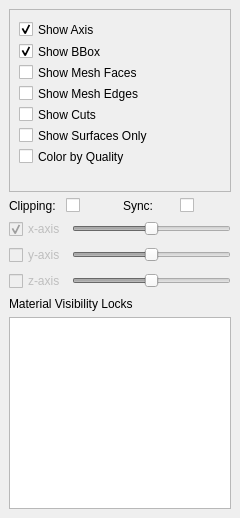
<?xml version="1.0" encoding="UTF-8"?>
<ui version="4.0">
 <class>MeshViewOptionsWidget</class>
 <widget class="QDockWidget" name="MeshViewOptionsWidget">
  <property name="geometry">
   <rect>
    <x>0</x>
    <y>0</y>
    <width>240</width>
    <height>518</height>
   </rect>
  </property>
  <property name="minimumSize">
   <size>
    <width>210</width>
    <height>518</height>
   </size>
  </property>
  <property name="maximumSize">
   <size>
    <width>524287</width>
    <height>524287</height>
   </size>
  </property>
  <property name="windowTitle">
   <string>Mesh View Options</string>
  </property>
  <widget class="QWidget" name="dockWidgetContents">
   <layout class="QVBoxLayout" name="verticalLayout_2">
    <item>
     <widget class="QScrollArea" name="scrollArea">
      <property name="minimumSize">
       <size>
        <width>191</width>
        <height>100</height>
       </size>
      </property>
      <property name="maximumSize">
       <size>
        <width>16777215</width>
        <height>16777215</height>
       </size>
      </property>
      <property name="verticalScrollBarPolicy">
       <enum>Qt::ScrollBarAsNeeded</enum>
      </property>
      <property name="horizontalScrollBarPolicy">
       <enum>Qt::ScrollBarAlwaysOff</enum>
      </property>
      <property name="widgetResizable">
       <bool>false</bool>
      </property>
      <property name="alignment">
       <set>Qt::AlignLeading|Qt::AlignLeft|Qt::AlignTop</set>
      </property>
      <widget class="QWidget" name="scrollAreaWidgetContents">
       <property name="geometry">
        <rect>
         <x>0</x>
         <y>0</y>
         <width>172</width>
         <height>160</height>
        </rect>
       </property>
       <property name="minimumSize">
        <size>
         <width>0</width>
         <height>160</height>
        </size>
       </property>
       <property name="maximumSize">
        <size>
         <width>16777215</width>
         <height>160</height>
        </size>
       </property>
       <layout class="QVBoxLayout" name="verticalLayout">
        <item>
         <widget class="QCheckBox" name="showAxisCheckbox">
          <property name="minimumSize">
           <size>
            <width>164</width>
            <height>21</height>
           </size>
          </property>
          <property name="maximumSize">
           <size>
            <width>164</width>
            <height>21</height>
           </size>
          </property>
          <property name="text">
           <string>Show Axis</string>
          </property>
          <property name="checked">
           <bool>true</bool>
          </property>
         </widget>
        </item>
        <item>
         <widget class="QCheckBox" name="showBBoxCheckbox">
          <property name="minimumSize">
           <size>
            <width>164</width>
            <height>21</height>
           </size>
          </property>
          <property name="maximumSize">
           <size>
            <width>164</width>
            <height>21</height>
           </size>
          </property>
          <property name="text">
           <string>Show BBox</string>
          </property>
          <property name="checked">
           <bool>true</bool>
          </property>
         </widget>
        </item>
        <item>
         <widget class="QCheckBox" name="showFacesCheckbox">
          <property name="sizePolicy">
           <sizepolicy hsizetype="Minimum" vsizetype="Fixed">
            <horstretch>0</horstretch>
            <verstretch>0</verstretch>
           </sizepolicy>
          </property>
          <property name="minimumSize">
           <size>
            <width>164</width>
            <height>21</height>
           </size>
          </property>
          <property name="maximumSize">
           <size>
            <width>164</width>
            <height>21</height>
           </size>
          </property>
          <property name="autoFillBackground">
           <bool>false</bool>
          </property>
          <property name="text">
           <string>Show Mesh Faces</string>
          </property>
          <property name="checked">
           <bool>false</bool>
          </property>
         </widget>
        </item>
        <item>
         <widget class="QCheckBox" name="showEdgesCheckbox">
          <property name="sizePolicy">
           <sizepolicy hsizetype="Minimum" vsizetype="Fixed">
            <horstretch>0</horstretch>
            <verstretch>0</verstretch>
           </sizepolicy>
          </property>
          <property name="minimumSize">
           <size>
            <width>164</width>
            <height>21</height>
           </size>
          </property>
          <property name="maximumSize">
           <size>
            <width>164</width>
            <height>21</height>
           </size>
          </property>
          <property name="autoFillBackground">
           <bool>false</bool>
          </property>
          <property name="text">
           <string>Show Mesh Edges</string>
          </property>
          <property name="checked">
           <bool>false</bool>
          </property>
         </widget>
        </item>
        <item>
         <widget class="QCheckBox" name="showCutsCheckbox">
          <property name="sizePolicy">
           <sizepolicy hsizetype="Minimum" vsizetype="Fixed">
            <horstretch>0</horstretch>
            <verstretch>0</verstretch>
           </sizepolicy>
          </property>
          <property name="minimumSize">
           <size>
            <width>164</width>
            <height>21</height>
           </size>
          </property>
          <property name="maximumSize">
           <size>
            <width>164</width>
            <height>21</height>
           </size>
          </property>
          <property name="autoFillBackground">
           <bool>false</bool>
          </property>
          <property name="text">
           <string>Show Cuts</string>
          </property>
          <property name="checked">
           <bool>false</bool>
          </property>
         </widget>
        </item>
        <item>
         <widget class="QCheckBox" name="showSurfacesCheckbox">
          <property name="sizePolicy">
           <sizepolicy hsizetype="Minimum" vsizetype="Fixed">
            <horstretch>0</horstretch>
            <verstretch>0</verstretch>
           </sizepolicy>
          </property>
          <property name="minimumSize">
           <size>
            <width>164</width>
            <height>21</height>
           </size>
          </property>
          <property name="maximumSize">
           <size>
            <width>164</width>
            <height>21</height>
           </size>
          </property>
          <property name="autoFillBackground">
           <bool>false</bool>
          </property>
          <property name="text">
           <string>Show Surfaces Only</string>
          </property>
          <property name="checked">
           <bool>false</bool>
          </property>
         </widget>
        </item>
        <item>
         <widget class="QCheckBox" name="colorByQualityCheckbox">
          <property name="sizePolicy">
           <sizepolicy hsizetype="Minimum" vsizetype="Fixed">
            <horstretch>0</horstretch>
            <verstretch>0</verstretch>
           </sizepolicy>
          </property>
          <property name="minimumSize">
           <size>
            <width>164</width>
            <height>21</height>
           </size>
          </property>
          <property name="maximumSize">
           <size>
            <width>164</width>
            <height>21</height>
           </size>
          </property>
          <property name="autoFillBackground">
           <bool>false</bool>
          </property>
          <property name="text">
           <string>Color by Quality</string>
          </property>
          <property name="checked">
           <bool>false</bool>
          </property>
         </widget>
        </item>
       </layout>
      </widget>
     </widget>
    </item>
    <item>
     <layout class="QHBoxLayout" name="horizontalLayout">
      <property name="topMargin">
       <number>0</number>
      </property>
      <item>
       <widget class="QLabel" name="label2">
        <property name="text">
         <string>Clipping:</string>
        </property>
       </widget>
      </item>
      <item>
       <widget class="QCheckBox" name="clippingCheckbox">
        <property name="text">
         <string/>
        </property>
       </widget>
      </item>
      <item>
       <widget class="QLabel" name="label2_2">
        <property name="text">
         <string>Sync:</string>
        </property>
       </widget>
      </item>
      <item>
       <widget class="QCheckBox" name="syncClippingCheckbox">
        <property name="text">
         <string/>
        </property>
       </widget>
      </item>
     </layout>
    </item>
    <item>
     <layout class="QHBoxLayout" name="horizontalLayout_2">
      <property name="topMargin">
       <number>0</number>
      </property>
      <item>
       <widget class="QCheckBox" name="xCheckbox">
        <property name="enabled">
         <bool>false</bool>
        </property>
        <property name="text">
         <string>x-axis</string>
        </property>
        <property name="checked">
         <bool>true</bool>
        </property>
        <attribute name="buttonGroup">
         <string notr="true">buttonGroup</string>
        </attribute>
       </widget>
      </item>
      <item>
       <widget class="QSlider" name="xSlider">
        <property name="enabled">
         <bool>false</bool>
        </property>
        <property name="maximum">
         <number>100</number>
        </property>
        <property name="value">
         <number>50</number>
        </property>
        <property name="orientation">
         <enum>Qt::Horizontal</enum>
        </property>
       </widget>
      </item>
     </layout>
    </item>
    <item>
     <layout class="QHBoxLayout" name="horizontalLayout_3">
      <property name="topMargin">
       <number>0</number>
      </property>
      <item>
       <widget class="QCheckBox" name="yCheckbox">
        <property name="enabled">
         <bool>false</bool>
        </property>
        <property name="text">
         <string>y-axis</string>
        </property>
        <attribute name="buttonGroup">
         <string notr="true">buttonGroup</string>
        </attribute>
       </widget>
      </item>
      <item>
       <widget class="QSlider" name="ySlider">
        <property name="enabled">
         <bool>false</bool>
        </property>
        <property name="maximum">
         <number>100</number>
        </property>
        <property name="value">
         <number>50</number>
        </property>
        <property name="orientation">
         <enum>Qt::Horizontal</enum>
        </property>
       </widget>
      </item>
     </layout>
    </item>
    <item>
     <layout class="QHBoxLayout" name="horizontalLayout_4">
      <property name="topMargin">
       <number>0</number>
      </property>
      <item>
       <widget class="QCheckBox" name="zCheckbox">
        <property name="enabled">
         <bool>false</bool>
        </property>
        <property name="text">
         <string>z-axis</string>
        </property>
        <attribute name="buttonGroup">
         <string notr="true">buttonGroup</string>
        </attribute>
       </widget>
      </item>
      <item>
       <widget class="QSlider" name="zSlider">
        <property name="enabled">
         <bool>false</bool>
        </property>
        <property name="maximum">
         <number>100</number>
        </property>
        <property name="value">
         <number>50</number>
        </property>
        <property name="orientation">
         <enum>Qt::Horizontal</enum>
        </property>
       </widget>
      </item>
     </layout>
    </item>
    <item>
     <widget class="QLabel" name="label2_3">
      <property name="text">
       <string>Material Visibility Locks</string>
      </property>
     </widget>
    </item>
    <item>
     <widget class="QTreeView" name="materialsView">
      <property name="minimumSize">
       <size>
        <width>191</width>
        <height>100</height>
       </size>
      </property>
      <property name="maximumSize">
       <size>
        <width>16777215</width>
        <height>16777215</height>
       </size>
      </property>
     </widget>
    </item>
   </layout>
  </widget>
 </widget>
 <resources/>
 <connections>
  <connection>
   <sender>clippingCheckbox</sender>
   <signal>clicked(bool)</signal>
   <receiver>MeshViewOptionsWidget</receiver>
   <slot>clippingCheckboxClicked(bool)</slot>
   <hints>
    <hint type="sourcelabel">
     <x>125</x>
     <y>155</y>
    </hint>
    <hint type="destinationlabel">
     <x>104</x>
     <y>121</y>
    </hint>
   </hints>
  </connection>
  <connection>
   <sender>xCheckbox</sender>
   <signal>clicked(bool)</signal>
   <receiver>MeshViewOptionsWidget</receiver>
   <slot>xCheckboxClicked(bool)</slot>
   <hints>
    <hint type="sourcelabel">
     <x>46</x>
     <y>182</y>
    </hint>
    <hint type="destinationlabel">
     <x>104</x>
     <y>121</y>
    </hint>
   </hints>
  </connection>
  <connection>
   <sender>yCheckbox</sender>
   <signal>clicked(bool)</signal>
   <receiver>MeshViewOptionsWidget</receiver>
   <slot>yCheckboxClicked(bool)</slot>
   <hints>
    <hint type="sourcelabel">
     <x>46</x>
     <y>202</y>
    </hint>
    <hint type="destinationlabel">
     <x>104</x>
     <y>121</y>
    </hint>
   </hints>
  </connection>
  <connection>
   <sender>zCheckbox</sender>
   <signal>clicked(bool)</signal>
   <receiver>MeshViewOptionsWidget</receiver>
   <slot>zCheckboxClicked(bool)</slot>
   <hints>
    <hint type="sourcelabel">
     <x>46</x>
     <y>222</y>
    </hint>
    <hint type="destinationlabel">
     <x>104</x>
     <y>121</y>
    </hint>
   </hints>
  </connection>
  <connection>
   <sender>xSlider</sender>
   <signal>sliderMoved(int)</signal>
   <receiver>MeshViewOptionsWidget</receiver>
   <slot>xSliderMoved(int)</slot>
   <hints>
    <hint type="sourcelabel">
     <x>135</x>
     <y>183</y>
    </hint>
    <hint type="destinationlabel">
     <x>104</x>
     <y>121</y>
    </hint>
   </hints>
  </connection>
  <connection>
   <sender>ySlider</sender>
   <signal>sliderMoved(int)</signal>
   <receiver>MeshViewOptionsWidget</receiver>
   <slot>ySliderMoved(int)</slot>
   <hints>
    <hint type="sourcelabel">
     <x>135</x>
     <y>203</y>
    </hint>
    <hint type="destinationlabel">
     <x>104</x>
     <y>121</y>
    </hint>
   </hints>
  </connection>
  <connection>
   <sender>zSlider</sender>
   <signal>sliderMoved(int)</signal>
   <receiver>MeshViewOptionsWidget</receiver>
   <slot>zSliderMoved(int)</slot>
   <hints>
    <hint type="sourcelabel">
     <x>135</x>
     <y>223</y>
    </hint>
    <hint type="destinationlabel">
     <x>104</x>
     <y>121</y>
    </hint>
   </hints>
  </connection>
  <connection>
   <sender>xSlider</sender>
   <signal>sliderPressed()</signal>
   <receiver>MeshViewOptionsWidget</receiver>
   <slot>clippingSliderPressed()</slot>
   <hints>
    <hint type="sourcelabel">
     <x>135</x>
     <y>179</y>
    </hint>
    <hint type="destinationlabel">
     <x>104</x>
     <y>121</y>
    </hint>
   </hints>
  </connection>
  <connection>
   <sender>ySlider</sender>
   <signal>sliderPressed()</signal>
   <receiver>MeshViewOptionsWidget</receiver>
   <slot>clippingSliderPressed()</slot>
   <hints>
    <hint type="sourcelabel">
     <x>135</x>
     <y>199</y>
    </hint>
    <hint type="destinationlabel">
     <x>104</x>
     <y>121</y>
    </hint>
   </hints>
  </connection>
  <connection>
   <sender>zSlider</sender>
   <signal>sliderPressed()</signal>
   <receiver>MeshViewOptionsWidget</receiver>
   <slot>clippingSliderPressed()</slot>
   <hints>
    <hint type="sourcelabel">
     <x>135</x>
     <y>219</y>
    </hint>
    <hint type="destinationlabel">
     <x>104</x>
     <y>121</y>
    </hint>
   </hints>
  </connection>
  <connection>
   <sender>xSlider</sender>
   <signal>sliderReleased()</signal>
   <receiver>MeshViewOptionsWidget</receiver>
   <slot>clippingSliderReleased()</slot>
   <hints>
    <hint type="sourcelabel">
     <x>135</x>
     <y>179</y>
    </hint>
    <hint type="destinationlabel">
     <x>104</x>
     <y>121</y>
    </hint>
   </hints>
  </connection>
  <connection>
   <sender>ySlider</sender>
   <signal>sliderReleased()</signal>
   <receiver>MeshViewOptionsWidget</receiver>
   <slot>clippingSliderReleased()</slot>
   <hints>
    <hint type="sourcelabel">
     <x>135</x>
     <y>199</y>
    </hint>
    <hint type="destinationlabel">
     <x>104</x>
     <y>121</y>
    </hint>
   </hints>
  </connection>
  <connection>
   <sender>zSlider</sender>
   <signal>sliderReleased()</signal>
   <receiver>MeshViewOptionsWidget</receiver>
   <slot>clippingSliderReleased()</slot>
   <hints>
    <hint type="sourcelabel">
     <x>135</x>
     <y>219</y>
    </hint>
    <hint type="destinationlabel">
     <x>104</x>
     <y>121</y>
    </hint>
   </hints>
  </connection>
  <connection>
   <sender>syncClippingCheckbox</sender>
   <signal>clicked(bool)</signal>
   <receiver>MeshViewOptionsWidget</receiver>
   <slot>syncClippingCheckboxClicked(bool)</slot>
   <hints>
    <hint type="sourcelabel">
     <x>186</x>
     <y>151</y>
    </hint>
    <hint type="destinationlabel">
     <x>104</x>
     <y>121</y>
    </hint>
   </hints>
  </connection>
 </connections>
 <slots>
  <slot>scrollingCheckboxClicked(int)</slot>
  <slot>clippingCheckboxClicked(bool)</slot>
  <slot>xCheckboxClicked(bool)</slot>
  <slot>yCheckboxClicked(bool)</slot>
  <slot>zCheckboxClicked(bool)</slot>
  <slot>xSliderMoved(int)</slot>
  <slot>ySliderMoved(int)</slot>
  <slot>zSliderMoved(int)</slot>
  <slot>clippingSliderPressed()</slot>
  <slot>clippingSliderReleased()</slot>
  <slot>syncClippingCheckboxClicked(bool)</slot>
 </slots>
 <buttongroups>
  <buttongroup name="buttonGroup"/>
 </buttongroups>
</ui>
